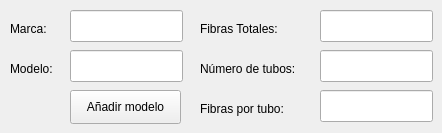
        <widget class="QWidget" name="tab_15">
         <attribute name="title">
          <string>Introducir Modelos</string>
         </attribute>
         <widget class="QLineEdit" name="lineEdit_marca">
          <property name="geometry">
           <rect>
            <x>70</x>
            <y>10</y>
            <width>113</width>
            <height>32</height>
           </rect>
          </property>
         </widget>
         <widget class="QLineEdit" name="lineEdit_fibTubos">
          <property name="geometry">
           <rect>
            <x>320</x>
            <y>90</y>
            <width>113</width>
            <height>32</height>
           </rect>
          </property>
         </widget>
         <widget class="QLineEdit" name="lineEdit_modelo">
          <property name="geometry">
           <rect>
            <x>70</x>
            <y>50</y>
            <width>113</width>
            <height>32</height>
           </rect>
          </property>
         </widget>
         <widget class="QLabel" name="label_24">
          <property name="geometry">
           <rect>
            <x>10</x>
            <y>20</y>
            <width>51</width>
            <height>18</height>
           </rect>
          </property>
          <property name="text">
           <string>Marca:</string>
          </property>
         </widget>
         <widget class="QLabel" name="label_26">
          <property name="geometry">
           <rect>
            <x>10</x>
            <y>60</y>
            <width>51</width>
            <height>18</height>
           </rect>
          </property>
          <property name="text">
           <string>Modelo:</string>
          </property>
         </widget>
         <widget class="QLabel" name="label_29">
          <property name="geometry">
           <rect>
            <x>200</x>
            <y>60</y>
            <width>111</width>
            <height>18</height>
           </rect>
          </property>
          <property name="text">
           <string>Número de tubos:</string>
          </property>
         </widget>
         <widget class="QLineEdit" name="lineEdit_tubos">
          <property name="geometry">
           <rect>
            <x>320</x>
            <y>50</y>
            <width>113</width>
            <height>32</height>
           </rect>
          </property>
         </widget>
         <widget class="QLineEdit" name="lineEdit_fibTot">
          <property name="geometry">
           <rect>
            <x>320</x>
            <y>10</y>
            <width>113</width>
            <height>32</height>
           </rect>
          </property>
         </widget>
         <widget class="QLabel" name="label_28">
          <property name="geometry">
           <rect>
            <x>200</x>
            <y>20</y>
            <width>101</width>
            <height>18</height>
           </rect>
          </property>
          <property name="text">
           <string>Fibras Totales:</string>
          </property>
         </widget>
         <widget class="QLabel" name="label_30">
          <property name="geometry">
           <rect>
            <x>200</x>
            <y>100</y>
            <width>111</width>
            <height>18</height>
           </rect>
          </property>
          <property name="text">
           <string>Fibras por tubo:</string>
          </property>
         </widget>
         <widget class="QPushButton" name="pushButton_annadeModelo">
          <property name="geometry">
           <rect>
            <x>70</x>
            <y>90</y>
            <width>111</width>
            <height>34</height>
           </rect>
          </property>
          <property name="text">
           <string>Añadir modelo</string>
          </property>
         </widget>
        </widget>
